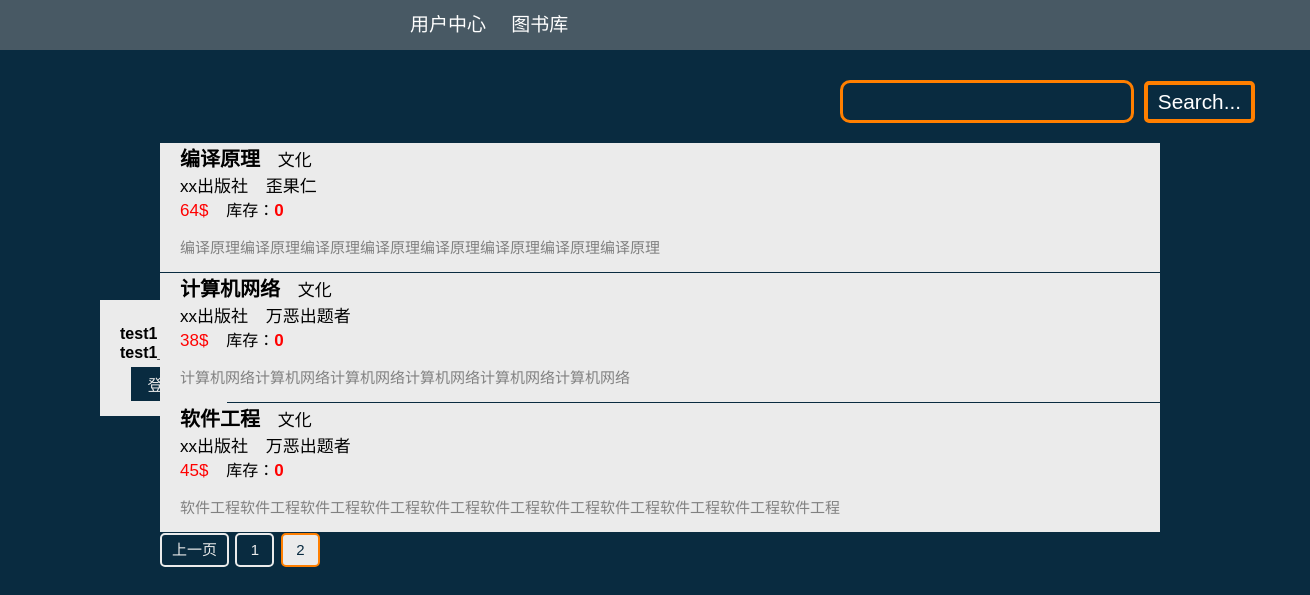
Screenshot of /viewBook/?bookLikeName=&mode=simple&startPage=2&offset=10 (signed in) with the database file from the repository.
### main/models.py (models this page shows, shortened)
class UserInfo(models.Model):
    userId = models.ForeignKey(authModel, on_delete=models.CASCADE)
    userName = models.CharField(max_length=25)
    userSex = models.BooleanField(default=True)
    userAge = models.IntegerField()
    userPhoneNum = models.CharField(max_length=12, null=True, blank=True)
    userRegistTime = models.DateField(auto_now_add=True)

class Book(models.Model):
    bookId = models.CharField(max_length=40, primary_key=True)
    bookName = models.CharField(max_length=40)
    bookType = models.ForeignKey(BookType, on_delete=models.CASCADE)
    bookPublisher = models.CharField(max_length=40)
    bookAuthor = models.CharField(max_length=50)
    bookIntroduction = models.TextField()
    bookPrice = models.IntegerField()

class BookType(models.Model):
    TypeNum = models.IntegerField(primary_key=True)
    TypeName = models.CharField(max_length=20)

### main/views.py (the view)
# urls.py: path('viewBook/', main.views.viewBook),
def viewBook(request):
    if request.user.is_authenticated:
        currentUser = request.user
        if currentUser.is_staff:
            staffOrNot = True
            userFK = StaffInfo.objects.get(staffId=currentUser).staffName
        else:
            staffOrNot = False
            userFK = UserInfo.objects.get(userId=currentUser).userName
        currentUserTrans = {"userId": currentUser.username, "userName": userFK}
        try:
            mode = request.GET['mode']
            startPage = request.GET['startPage']
            offset = request.GET['offset']
            bookLikeName = request.GET['bookLikeName']
        except:
            return HttpResponse("get error")
        ans = []
        if mode == 'Detail':
            BookAns = Book.objects.get(bookId=bookLikeName)  # 得到书的详细信息
            BookNumFK = BookNum.objects.get(bookId=BookAns)
            BookDetail = {"bookId": BookAns.bookId,
                          "bookName": BookAns.bookName,
                          "bookType": BookAns.bookType.TypeName,
                          "bookPublisher": BookAns.bookPublisher,
                          "bookAuthor": BookAns.bookAuthor,
                          "bookIntroduction": BookAns.bookIntroduction,
                          "bookPrice": BookAns.bookPrice,
                          "bookNum": BookNumFK.bookNum}
            return HttpResponse(json.dumps(BookDetail), content_type="application/json")
        elif mode == "simple":
            currentPage = int(startPage)
            if bookLikeName == '':  # 一连串书的信息
                BookAll = Book.objects.all().order_by("bookName")
            else:
                BookAll = Book.objects.filter(
                    bookName__contains=bookLikeName).order_by("bookName")
            bookPagi = Paginator(BookAll, int(offset))
            pageN = bookPagi.page(currentPage)
            pageNum = bookPagi.page_range[-1]
            after_range_num = 5
            befor_range_num = 4
            bookAnsList = pageN.object_list
            if currentPage-1 > after_range_num:
                pageList = bookPagi.page_range[currentPage-1 -
                                               after_range_num:currentPage-1+befor_range_num]
            else:
                pageList = bookPagi.page_range[0:currentPage-1+befor_range_num]
            for BookAns in bookAnsList:
                BookNumFK = BookNum.objects.get(bookId=BookAns)
                BookDetail = {"bookName": BookAns.bookName,
                              "bookId": BookAns.bookId,
                              "bookType": BookAns.bookType.TypeName,
                              "bookPublisher": BookAns.bookPublisher,
                              "bookAuthor": BookAns.bookAuthor,
                              "bookPrice": BookAns.bookPrice,
                              "bookNum": BookNumFK.bookNum,
                              "bookIntroduction": BookAns.bookIntroduction[:60]}
                ans.append(BookDetail)
            return render(request, 'library.html', {"currentUser": currentUserTrans, "is_staff": staffOrNot, "bookList": ans, "bookLikeName": bookLikeName, "pageList": pageList, "currentPage": currentPage, "nextPage": currentPage+1, "prevPage": currentPage-1, "endPage": pageNum})
    else:
        return HttpResponseRedirect("/login")

### main/templates/library.html (shortened to what this page needs)
<!DOCTYPE html>
<html>
	<head>
		<link rel="stylesheet" type="text/css" href="../static/css/library.css" />
	</head>
	<body>
		<div class="nav">
			{% if is_staff %}
			<a href="/main" class="bookLib">管理员中心</a>
			{% else %}
			<a href="/main" class="bookLib">用户中心</a>
			{% endif %}
			<a href="/viewBook/?bookLikeName=&mode=simple&startPage=1&offset=10" class="bookLib">图书库</a>
		</div>
		<div class="currentUser">
			<div>
				<span class="staffId"><strong>{{currentUser.userId}}</strong></span>
				<br/>
				<span class="staffName"><strong>{{currentUser.userName}}</strong></span><br/>
				<a href="/logoutView" class="logout">登出</a>
			</div>
		</div>
		<div class="container">
			<form class="searchArea" action="/viewBook/" method="get">
				<input class="inputArea" name="bookLikeName" type="text"/>
				<button class="searchBtn">Search...</button>
			</form>
			<div class="bookList">
				{% for book in bookList %}
					<div class="book">
						<div class="bookMain">
							<div>
								<span class="bookName"><strong>{{book.bookName}}</strong></span>&nbsp;&nbsp;&nbsp;
								<span class="bookType">{{book.bookType}}</span>
							</div>
							<div>
								<span class="bookPublisher">{{book.bookPublisher}}</span>&nbsp;&nbsp;&nbsp;
								<span class="bookAuthor">{{book.bookAuthor}}</span>
							</div>
							<div>
								<span class="bookPrice fail">{{book.bookPrice}}$</span>&nbsp;&nbsp;&nbsp;
								{% if book.bookNum %}
								库存：<span class="bookNum success">{{book.bookNum}}</span>
								{% else %}
								库存：<span class="bookNum fail"><strong>0</strong></span>
								{% endif %}
							</div>
							<p class="intro">{{book.bookIntroduction}}</p>
						</div>
					</div>
				{% endfor %}
			</div>
			<div class="pageListBox">
				{% if currentPage != 1 %}
					<a href="/viewBook/?bookLikeName={{bookLikeName}}&mode=simple&startPage={{prevPage}}&offset=10" class="prev pageBtn">上一页</a>
				{% endif %}
				{% for i in pageList %}
					{% if i == currentPage %}
					<a href="/viewBook/?bookLikeName={{bookLikeName}}&mode=simple&startPage={{i}}&offset=10" class="pageBtn active">{{i}}</a>
					{% else %}
					<a href="/viewBook/?bookLikeName={{bookLikeName}}&mode=simple&startPage={{i}}&offset=10" class="pageBtn">{{i}}</a>
					{% endif %}
				{% endfor %}
			</div>
		</div>
	</body>
</html>

### main/static/css/library.css (style rules this page uses)
body { font-family: 'Microsoft YaHei',sans-serif; position: relative; margin:0px; background-color: #092B40; }
.fail { color:red; }
.nav { width: 100%; height:50px; line-height: 50px; font-size: 19px; position:fixed; background-color: rgba(135,135,135,0.5); margin: 0px; top:0px; left:0px; padding-left: 400px; z-index: 100; }
.currentUser { position:fixed; top:300px; left:100px; padding: 20px 20px 10px 20px; background-color: #EBEBEB; }
.currentUser>div>a { width: 50px; text-align: center; display:block; margin:5px auto; text-decoration:none; padding:5px 8px; background-color:#092B40; color:#EBEBEB; }
.container { width:1200px; padding:50px; margin:0px auto; overflow: hidden; position: relative; }
.bookLib { display: inline-block; margin:0px; padding:0px; height:50px; padding:0px 10px; line-height: 50px; text-decoration: none; color:white; }
.searchArea { margin-top: 30px; float:right; }
.searchArea>button { border:solid 4px #FF7F00; border-radius: 5px; background-color: #6495ED; color:white; padding:5px 10px; font-size: 1.3em; color: white; background-color: #092B40; cursor: pointer; }
.searchArea>input { border:solid 3px #FF7F00; border-radius: 10px; height:33px; padding: 2px 10px; line-height: 33px; font-size: 1.3em; margin-right: 5px; outline: none; color: white; background-color: #092B40; }
.bookList { clear: both; position: relative; top:20px; width: 1010px; margin:0px auto; z-index: 10; }
.bookName { font-size: 20px; }
.bookType,.bookPublisher,.bookAuthor,.bookPrice,.bookNum { font-size: 17px; }
.intro { font-size: 15px; color:gray; }
.book { width:1010px; height:120px; margin-bottom: 10px; cursor: pointer; }
.bookMain { float: left; width:980px; padding-left:20px; background-color: #EBEBEB; }
.pageListBox { left:10px; top: 20px; position: relative; width: 1010px; margin:10px auto; color:#EBEBEB; }
.pageBtn { text-align: center; min-width: 15px; padding: 0px 10px; margin-right: 2px; line-height: 30px; height:30px; font-size: 15px; display: inline-block; border: solid 2px #EBEBEB; border-radius: 5px; color:#EBEBEB; text-decoration: none; }
.active { color: #092B40 !important ; background-color: #EBEBEB !important ; border: solid 2px #FF7F00 !important ; }

### rows the page displays
UserInfo: userName "test1_1"
Book: bookName "编译原理", bookPublisher "xx出版社", bookAuthor "歪果仁", bookIntroduction "编译原理编译原理编译原理编译原理编译原理编译原理编译原理编译原理"
BookType: bookType "文化" "文化" "文化"
Book: bookName "计算机网络", bookPublisher "xx出版社", bookAuthor "万恶出题者", bookIntroduction "计算机网络计算机网络计算机网络计算机网络计算机网络计算机网络"
Book: bookName "软件工程", bookPublisher "xx出版社", bookAuthor "万恶出题者", bookIntroduction "软件工程软件工程软件工程软件工程软件工程软件工程软件工程软件工程软件工程软件工程软件工程"

### other values shown
{{ currentUser.userId }} "test1"
{{ book.bookPrice }} "64" "38" "45"
{{ i }} "1"
{{ i }} "2"
